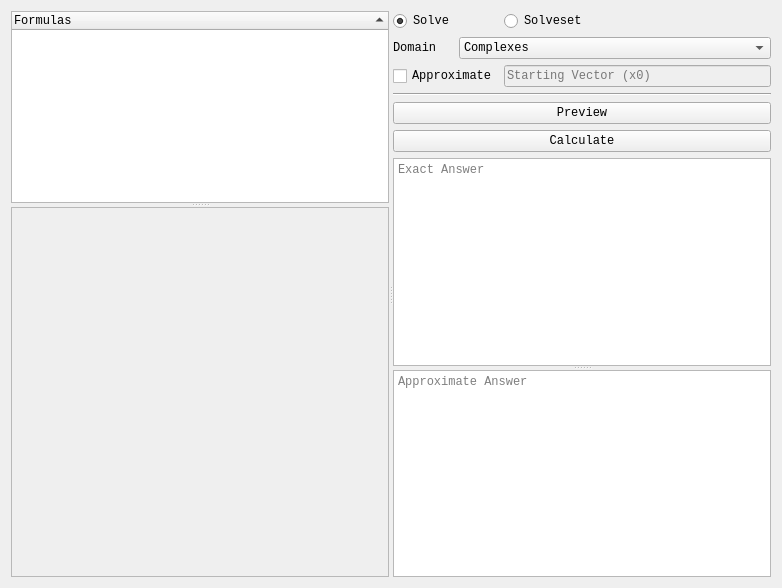
<?xml version="1.0" encoding="UTF-8"?>
<ui version="4.0">
 <class>FormulasTab</class>
 <widget class="QWidget" name="FormulasTab">
  <property name="geometry">
   <rect>
    <x>0</x>
    <y>0</y>
    <width>782</width>
    <height>588</height>
   </rect>
  </property>
  <property name="font">
   <font>
    <family>Courier New</family>
   </font>
  </property>
  <property name="windowTitle">
   <string>Form</string>
  </property>
  <layout class="QGridLayout" name="gridLayout_2">
   <item row="0" column="0">
    <widget class="QSplitter" name="splitter_3">
     <property name="styleSheet">
      <string notr="true"/>
     </property>
     <property name="frameShadow">
      <enum>QFrame::Plain</enum>
     </property>
     <property name="orientation">
      <enum>Qt::Horizontal</enum>
     </property>
     <property name="childrenCollapsible">
      <bool>false</bool>
     </property>
     <widget class="QSplitter" name="splitter_2">
      <property name="frameShadow">
       <enum>QFrame::Plain</enum>
      </property>
      <property name="orientation">
       <enum>Qt::Vertical</enum>
      </property>
      <property name="childrenCollapsible">
       <bool>false</bool>
      </property>
      <widget class="QTreeWidget" name="FormulaTree">
       <property name="sizePolicy">
        <sizepolicy hsizetype="Expanding" vsizetype="Expanding">
         <horstretch>0</horstretch>
         <verstretch>0</verstretch>
        </sizepolicy>
       </property>
       <property name="toolTip">
        <string>Tree of all formulas</string>
       </property>
       <property name="sortingEnabled">
        <bool>true</bool>
       </property>
       <column>
        <property name="text">
         <string notr="true">Formulas</string>
        </property>
       </column>
      </widget>
      <widget class="QScrollArea" name="FormulaScrollArea">
       <property name="sizePolicy">
        <sizepolicy hsizetype="Expanding" vsizetype="Expanding">
         <horstretch>0</horstretch>
         <verstretch>1</verstretch>
        </sizepolicy>
       </property>
       <property name="toolTip">
        <string>List of all formulas</string>
       </property>
       <property name="widgetResizable">
        <bool>true</bool>
       </property>
       <widget class="QWidget" name="scrollAreaWidgetContents">
        <property name="geometry">
         <rect>
          <x>0</x>
          <y>0</y>
          <width>375</width>
          <height>371</height>
         </rect>
        </property>
       </widget>
      </widget>
     </widget>
     <widget class="QWidget" name="verticalLayoutWidget">
      <layout class="QVBoxLayout" name="verticalLayout">
       <item>
        <layout class="QGridLayout" name="gridLayout">
         <item row="0" column="1">
          <widget class="QRadioButton" name="FormulaSolveSolveSet">
           <property name="toolTip">
            <string>See SymPy 'Solveset' for more information</string>
           </property>
           <property name="text">
            <string>Solveset</string>
           </property>
          </widget>
         </item>
         <item row="0" column="0">
          <widget class="QRadioButton" name="FormulaSolveSolve">
           <property name="toolTip">
            <string>Algebraically solves equation</string>
           </property>
           <property name="text">
            <string>Solve</string>
           </property>
           <property name="checked">
            <bool>true</bool>
           </property>
          </widget>
         </item>
         <item row="4" column="0" colspan="2">
          <widget class="QPushButton" name="FormulaPreview">
           <property name="toolTip">
            <string>Preview the Equation</string>
           </property>
           <property name="text">
            <string>Preview</string>
           </property>
          </widget>
         </item>
         <item row="5" column="0" colspan="2">
          <widget class="QPushButton" name="FormulaCalculate">
           <property name="toolTip">
            <string>Calculate the Equation - Shift + Enter</string>
           </property>
           <property name="text">
            <string>Calculate</string>
           </property>
          </widget>
         </item>
         <item row="6" column="0" colspan="2">
          <widget class="QSplitter" name="splitter">
           <property name="orientation">
            <enum>Qt::Vertical</enum>
           </property>
           <property name="childrenCollapsible">
            <bool>false</bool>
           </property>
           <widget class="QTextBrowser" name="FormulaExact">
            <property name="toolTip">
             <string>Exact answer of calculation</string>
            </property>
            <property name="lineWrapMode">
             <enum>QTextEdit::NoWrap</enum>
            </property>
            <property name="placeholderText">
             <string>Exact Answer</string>
            </property>
           </widget>
           <widget class="QTextBrowser" name="FormulaApprox">
            <property name="maximumSize">
             <size>
              <width>16777215</width>
              <height>16777215</height>
             </size>
            </property>
            <property name="toolTip">
             <string>Approximate answer of calculation</string>
            </property>
            <property name="placeholderText">
             <string>Approximate Answer</string>
            </property>
           </widget>
          </widget>
         </item>
         <item row="3" column="0" colspan="2">
          <widget class="Line" name="line">
           <property name="orientation">
            <enum>Qt::Horizontal</enum>
           </property>
          </widget>
         </item>
         <item row="1" column="0" colspan="2">
          <layout class="QHBoxLayout" name="horizontalLayout">
           <item>
            <widget class="QLabel" name="label">
             <property name="maximumSize">
              <size>
               <width>60</width>
               <height>16777215</height>
              </size>
             </property>
             <property name="toolTip">
              <string>Domain of equation, only works on Solveset unless 'verify domain' is checked</string>
             </property>
             <property name="text">
              <string>Domain</string>
             </property>
            </widget>
           </item>
           <item>
            <widget class="QComboBox" name="FormulaDomain">
             <property name="toolTip">
              <string>Domain of equation, only works on Solveset unless 'verify domain' is checked</string>
             </property>
             <property name="currentIndex">
              <number>4</number>
             </property>
             <item>
              <property name="text">
               <string>Naturals</string>
              </property>
             </item>
             <item>
              <property name="text">
               <string>Naturals0</string>
              </property>
             </item>
             <item>
              <property name="text">
               <string>Integers</string>
              </property>
             </item>
             <item>
              <property name="text">
               <string>Reals</string>
              </property>
             </item>
             <item>
              <property name="text">
               <string>Complexes</string>
              </property>
             </item>
             <item>
              <property name="text">
               <string>Interval(-oo, 0)</string>
              </property>
             </item>
            </widget>
           </item>
          </layout>
         </item>
         <item row="2" column="0">
          <widget class="QCheckBox" name="FormulaNsolve">
           <property name="toolTip">
            <string>Approximate equation using nsolve()</string>
           </property>
           <property name="text">
            <string>Approximate</string>
           </property>
          </widget>
         </item>
         <item row="2" column="1">
          <widget class="QLineEdit" name="FormulaStartV">
           <property name="enabled">
            <bool>false</bool>
           </property>
           <property name="toolTip">
            <string>Starting point that's close to the solution</string>
           </property>
           <property name="placeholderText">
            <string>Starting Vector (x0)</string>
           </property>
          </widget>
         </item>
        </layout>
       </item>
      </layout>
     </widget>
    </widget>
   </item>
  </layout>
 </widget>
 <resources/>
 <connections/>
</ui>
